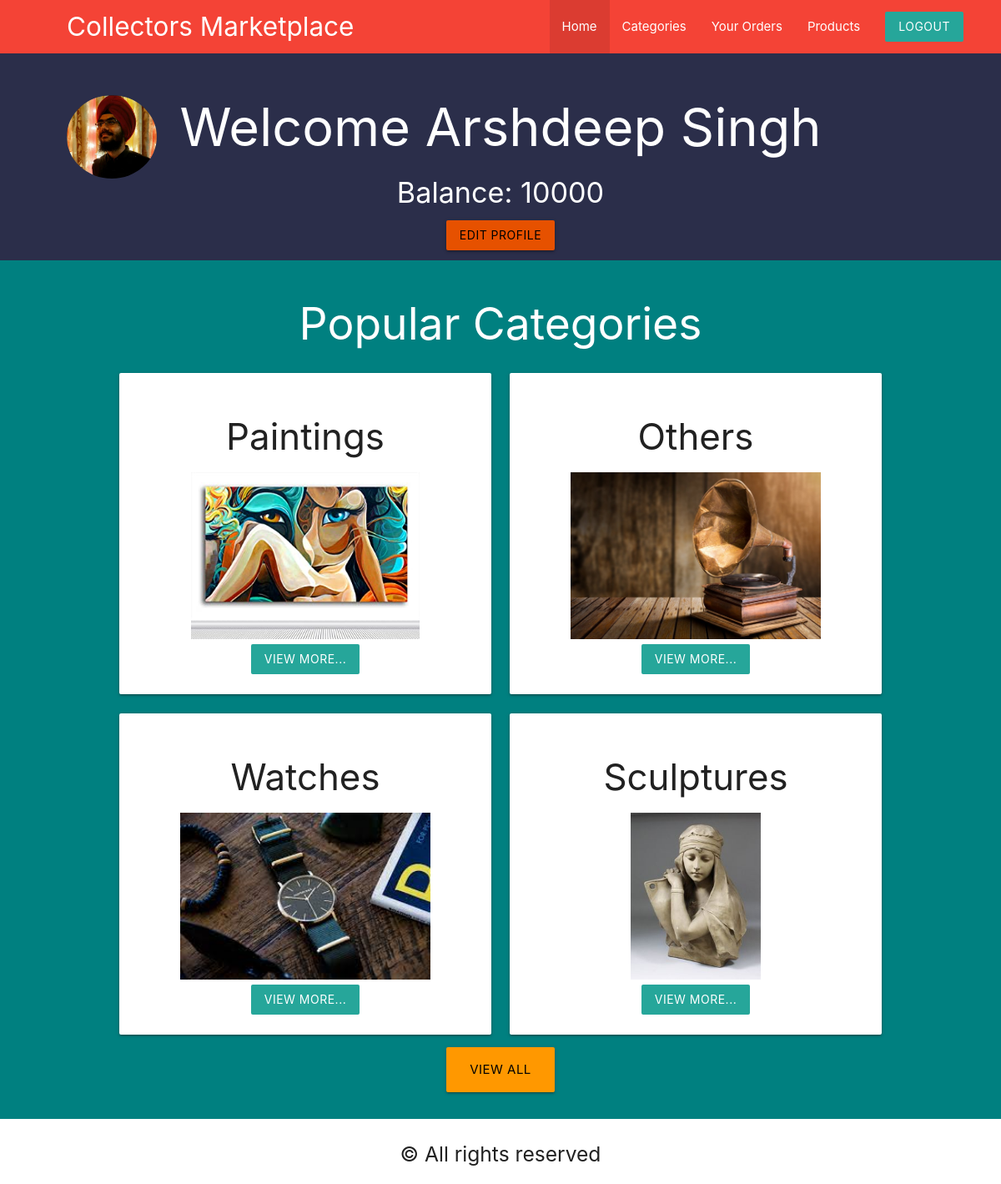
The app's page /user/user_home.php (signed in), older data.
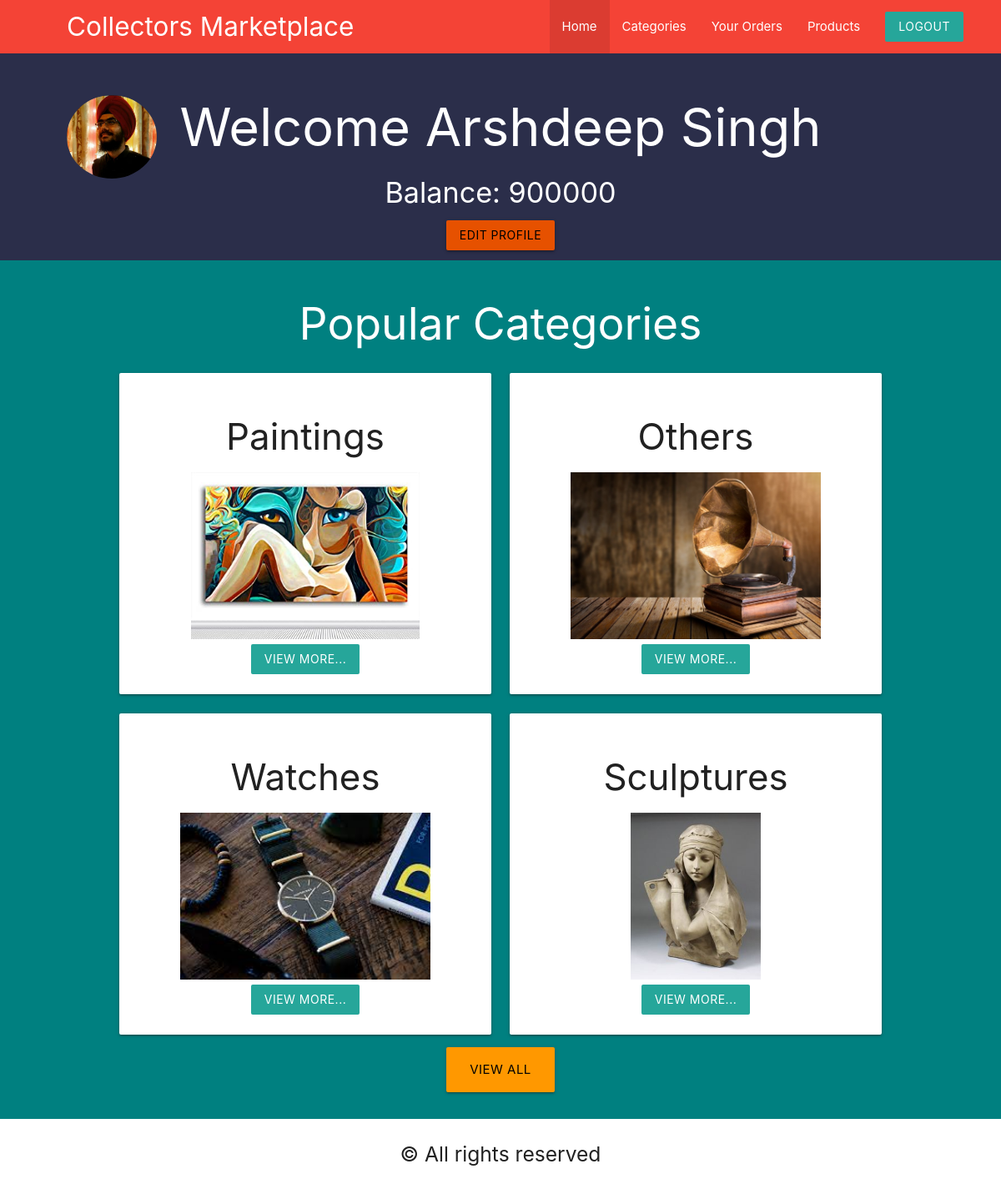
The same page, newer data.
### tables this page shows
CREATE TABLE `customers` (
  `cust_id` int(5) NOT NULL,
  `cust_username` varchar(50) NOT NULL,
  `cust_pass` int(11) NOT NULL,
  `cust_name` varchar(20) NOT NULL,
  `cust_addr` text NOT NULL,
  `cust_email` varchar(50) NOT NULL,
  `cust_image` varchar(255) NOT NULL,
  `cust_phone` bigint(10) NOT NULL,
  `cust_balance` int(5) NOT NULL
);

CREATE TABLE `category` (
  `cat_id` int(5) NOT NULL,
  `cat_name` varchar(255) NOT NULL,
  `cat_image` varchar(255) NOT NULL,
  `cat_status` tinyint(4) NOT NULL DEFAULT 1,
  `cat_description` text NOT NULL
);

### user/user_home.php (the view, shortened to what this page needs)
<?php
    include("../templates/database_conn.php");
    $uid=$_SESSION['USER_ID'];
    $sql1="SELECT * FROM `customers` WHERE cust_id ='$uid'";
    $res=mysqli_query($con,$sql1);
    $urow = mysqli_fetch_array($res, MYSQLI_ASSOC);
    $sql2="SELECT * FROM `category` where `cat_status`=1 limit 4";
    $res2=mysqli_query($con,$sql2);
    $row2 = mysqli_fetch_all($res2, MYSQLI_ASSOC);
?>
<!DOCTYPE html>
<html lang="en">
<head>
    <link rel="stylesheet" href="https://cdnjs.cloudflare.com/ajax/libs/materialize/1.0.0/css/materialize.min.css">
    <link rel="stylesheet" href="../templates/stylesheet.css">
</head>
<body style="background-color:#2b2e4a;" >
<nav class="red z-depth-0" style="padding-right: 30px;padding-left: 80px;">
		<div>
			<a href="#" class="brand-logo brand-text hide-on-med-and-down">Collectors Marketplace</a>
            <ul id="nav-mobile" class="right">
                <li class="active"><a href="user_home.php">Home</a></li>
                <li><a href="user_categories.php">Categories</a></li>
                <li><a href="user_orders.php">Your Orders</a></li>
                <li><a href="All_products.php">Products</a></li>
				<li><a href="user_logout.php" class="btn brand z-depth-0">Logout</a></li>
		    </ul>
		</div>
        <br>
        <div style="padding-top: 50px;
                    padding-right: 30px;
                    padding-bottom: 50px;">
        <img class="dp" src="<?php echo $urow['cust_image'];?>" height=100px>
        </div>
</nav>
    <div class="container">
        <h1 class="white-text center">Welcome <?php print_r($urow["cust_name"]);?></h1>
        <div class="center">
            <h4 class="white-text center">Balance: <?php echo $urow['cust_balance'];?></h4>
            <a href="edit_info.php" class="btn orange darken-4 black-text">Edit profile</a>
        </div>
    </div>
<div class="blackbgbg">
<div class="container">
    <section>
    <div class="row">
    <h2 class="white-text" style="text-align:center;">Popular Categories</h2>
        <?php foreach($row2 as $cat){ ?>
            <div class="col s6 md3">
  				    <div class="card">
                      <center>
                        <div class="card-content">
                          <h3><?php print_r($cat['cat_name']); ?></h3>
                          <div>
                          <img src="<?php echo $cat['cat_image'];?>" height=200px>
                          <br>
                          <a href="All_products.php?cat_id=<?php echo $cat['cat_id'];?>" class="btn brand z-depth-0">View more...</a>
                          </div>
                        </div>
                        </center>
                    </div>
            </div>
        <?php } ?>
        <div class="center"><a href="user_categories.php" class="black-text btn-large orange">View all</a></div>
    </div>
    </section>
</div>
</div>
    <section class="footer white">
        <div class="container textcenter">
            <h5>© All rights reserved<br>
        </div>
    </section>
</body>
</html>

### templates/stylesheet.css (style rules this page uses)
.container { width: 80%; margin: 0 auto; border: none; padding: 1%; }
.textcenter { text-align: center; }
.blackbgbg { background-color: teal; }
.dp { border-radius: 50%; }

### user/user_home.php (style rules this page uses)
.dp { border-radius: 50%; }

Row changes from the older to the newer data that the page shows:
changed customers: cust_balance "10000" → "900000"
